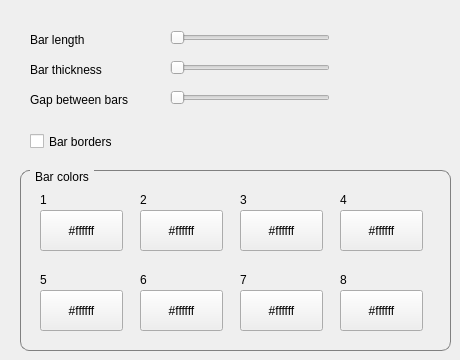
   <widget class="QWidget" name="bar_charts_tab">
    <attribute name="title">
     <string>Bar Charts</string>
    </attribute>
    <widget class="QSlider" name="bar_chart_bar_length_slider">
     <property name="geometry">
      <rect>
       <x>170</x>
       <y>30</y>
       <width>160</width>
       <height>16</height>
      </rect>
     </property>
     <property name="toolTip">
      <string>Opacity of hidden/collapsed nodes and edges</string>
     </property>
     <property name="minimum">
      <number>50</number>
     </property>
     <property name="maximum">
      <number>400</number>
     </property>
     <property name="orientation">
      <enum>Qt::Horizontal</enum>
     </property>
    </widget>
    <widget class="QLabel" name="label_37">
     <property name="geometry">
      <rect>
       <x>30</x>
       <y>30</y>
       <width>81</width>
       <height>20</height>
      </rect>
     </property>
     <property name="text">
      <string>Bar length</string>
     </property>
    </widget>
    <widget class="QLabel" name="label_39">
     <property name="geometry">
      <rect>
       <x>30</x>
       <y>60</y>
       <width>101</width>
       <height>20</height>
      </rect>
     </property>
     <property name="text">
      <string>Bar thickness</string>
     </property>
    </widget>
    <widget class="QSlider" name="bar_chart_bar_thickness_slider">
     <property name="geometry">
      <rect>
       <x>170</x>
       <y>60</y>
       <width>160</width>
       <height>16</height>
      </rect>
     </property>
     <property name="toolTip">
      <string>Opacity of hidden/collapsed nodes and edges</string>
     </property>
     <property name="minimum">
      <number>1</number>
     </property>
     <property name="maximum">
      <number>200</number>
     </property>
     <property name="orientation">
      <enum>Qt::Horizontal</enum>
     </property>
    </widget>
    <widget class="QSlider" name="bar_chart_bar_gap_slider">
     <property name="geometry">
      <rect>
       <x>170</x>
       <y>90</y>
       <width>160</width>
       <height>16</height>
      </rect>
     </property>
     <property name="toolTip">
      <string>Opacity of hidden/collapsed nodes and edges</string>
     </property>
     <property name="minimum">
      <number>0</number>
     </property>
     <property name="maximum">
      <number>100</number>
     </property>
     <property name="orientation">
      <enum>Qt::Horizontal</enum>
     </property>
    </widget>
    <widget class="QLabel" name="label_55">
     <property name="geometry">
      <rect>
       <x>30</x>
       <y>90</y>
       <width>131</width>
       <height>20</height>
      </rect>
     </property>
     <property name="text">
      <string>Gap between bars</string>
     </property>
    </widget>
    <widget class="QCheckBox" name="bar_chart_bar_use_border_cb">
     <property name="geometry">
      <rect>
       <x>30</x>
       <y>130</y>
       <width>111</width>
       <height>23</height>
      </rect>
     </property>
     <property name="text">
      <string>Bar borders</string>
     </property>
    </widget>
    <widget class="QGroupBox" name="groupBox_17">
     <property name="geometry">
      <rect>
       <x>20</x>
       <y>170</y>
       <width>431</width>
       <height>181</height>
      </rect>
     </property>
     <property name="styleSheet">
      <string notr="true">QGroupBox {
    border: 1px solid gray;
    border-radius: 9px;
    margin-top: 0.5em;
}

QGroupBox::title {
    subcontrol-origin: margin;
    left: 10px;
    padding: 0 3px 0 3px;
}</string>
     </property>
     <property name="title">
      <string>Bar colors</string>
     </property>
     <widget class="QPushButton" name="bar_chart_bar_color3_pb">
      <property name="geometry">
       <rect>
        <x>220</x>
        <y>40</y>
        <width>83</width>
        <height>41</height>
       </rect>
      </property>
      <property name="text">
       <string>#ffffff</string>
      </property>
     </widget>
     <widget class="QPushButton" name="bar_chart_bar_color2_pb">
      <property name="geometry">
       <rect>
        <x>120</x>
        <y>40</y>
        <width>83</width>
        <height>41</height>
       </rect>
      </property>
      <property name="text">
       <string>#ffffff</string>
      </property>
     </widget>
     <widget class="QPushButton" name="bar_chart_bar_color1_pb">
      <property name="geometry">
       <rect>
        <x>20</x>
        <y>40</y>
        <width>83</width>
        <height>41</height>
       </rect>
      </property>
      <property name="text">
       <string>#ffffff</string>
      </property>
     </widget>
     <widget class="QLabel" name="label_56">
      <property name="geometry">
       <rect>
        <x>220</x>
        <y>20</y>
        <width>91</width>
        <height>20</height>
       </rect>
      </property>
      <property name="text">
       <string>3</string>
      </property>
     </widget>
     <widget class="QLabel" name="label_58">
      <property name="geometry">
       <rect>
        <x>120</x>
        <y>20</y>
        <width>101</width>
        <height>20</height>
       </rect>
      </property>
      <property name="text">
       <string>2</string>
      </property>
     </widget>
     <widget class="QLabel" name="label_59">
      <property name="geometry">
       <rect>
        <x>20</x>
        <y>20</y>
        <width>91</width>
        <height>20</height>
       </rect>
      </property>
      <property name="text">
       <string>1</string>
      </property>
     </widget>
     <widget class="QLabel" name="label_61">
      <property name="geometry">
       <rect>
        <x>320</x>
        <y>20</y>
        <width>91</width>
        <height>20</height>
       </rect>
      </property>
      <property name="text">
       <string>4</string>
      </property>
     </widget>
     <widget class="QPushButton" name="bar_chart_bar_color4_pb">
      <property name="geometry">
       <rect>
        <x>320</x>
        <y>40</y>
        <width>83</width>
        <height>41</height>
       </rect>
      </property>
      <property name="text">
       <string>#ffffff</string>
      </property>
     </widget>
     <widget class="QLabel" name="label_62">
      <property name="geometry">
       <rect>
        <x>320</x>
        <y>100</y>
        <width>91</width>
        <height>20</height>
       </rect>
      </property>
      <property name="text">
       <string>8</string>
      </property>
     </widget>
     <widget class="QPushButton" name="bar_chart_bar_color7_pb">
      <property name="geometry">
       <rect>
        <x>220</x>
        <y>120</y>
        <width>83</width>
        <height>41</height>
       </rect>
      </property>
      <property name="text">
       <string>#ffffff</string>
      </property>
     </widget>
     <widget class="QLabel" name="label_60">
      <property name="geometry">
       <rect>
        <x>220</x>
        <y>100</y>
        <width>91</width>
        <height>20</height>
       </rect>
      </property>
      <property name="text">
       <string>7</string>
      </property>
     </widget>
     <widget class="QPushButton" name="bar_chart_bar_color8_pb">
      <property name="geometry">
       <rect>
        <x>320</x>
        <y>120</y>
        <width>83</width>
        <height>41</height>
       </rect>
      </property>
      <property name="text">
       <string>#ffffff</string>
      </property>
     </widget>
     <widget class="QLabel" name="label_63">
      <property name="geometry">
       <rect>
        <x>120</x>
        <y>100</y>
        <width>101</width>
        <height>20</height>
       </rect>
      </property>
      <property name="text">
       <string>6</string>
      </property>
     </widget>
     <widget class="QPushButton" name="bar_chart_bar_color5_pb">
      <property name="geometry">
       <rect>
        <x>20</x>
        <y>120</y>
        <width>83</width>
        <height>41</height>
       </rect>
      </property>
      <property name="text">
       <string>#ffffff</string>
      </property>
     </widget>
     <widget class="QLabel" name="label_64">
      <property name="geometry">
       <rect>
        <x>20</x>
        <y>100</y>
        <width>91</width>
        <height>20</height>
       </rect>
      </property>
      <property name="text">
       <string>5</string>
      </property>
     </widget>
     <widget class="QPushButton" name="bar_chart_bar_color6_pb">
      <property name="geometry">
       <rect>
        <x>120</x>
        <y>120</y>
        <width>83</width>
        <height>41</height>
       </rect>
      </property>
      <property name="text">
       <string>#ffffff</string>
      </property>
     </widget>
    </widget>
   </widget>
